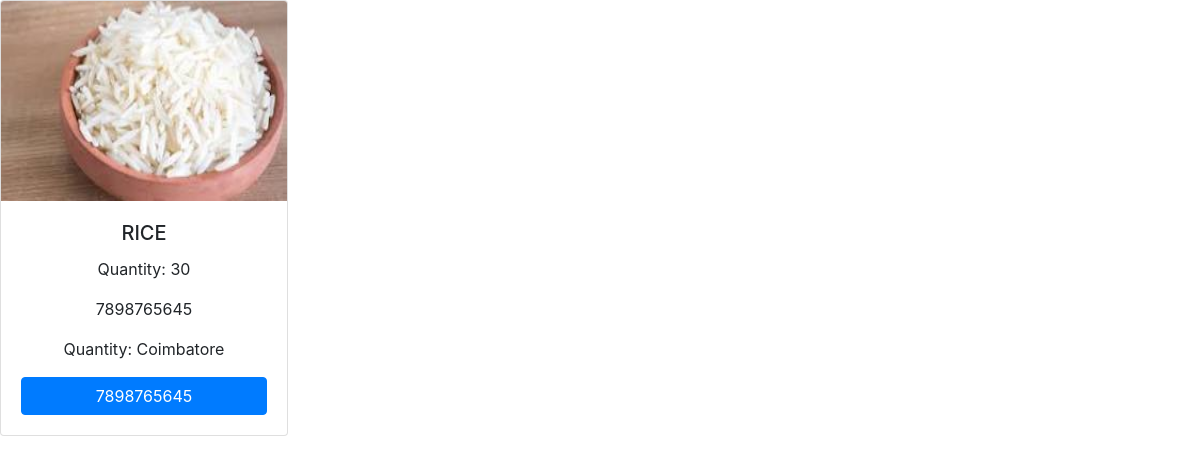
/buycategory/cookedfood/, run on the app's committed database.
### food/models.py (models this page shows)
class FoodSharing(models.Model):
    fname=models.CharField(max_length=100)
    foodname=models.CharField(max_length=100)
    mobile=models.CharField(max_length=100)
    location=models.CharField(max_length=100)
    quantity=models.CharField(max_length=100)
    foodtype=models.CharField(max_length=20,blank=True,null=True)

### food/views.py (the view)
# urls.py: path('buycategory/cookedfood/', views.cookedfood,name='cookedfood'),
def cookedfood(request):
    food_details=FoodSharing.objects.all().filter(foodtype='cooked')
    return render(request,'cookedfood.html',{'fooddetails':food_details})

### food/templates/cookedfood.html (shortened to what this page needs)
<!DOCTYPE html>
<html lang="en">
    {% load static %}
<head>
    <link rel="stylesheet" href="https://cdn.jsdelivr.net/npm/bootstrap@4.6.2/dist/css/bootstrap.min.css">
</head>
<body>
    <div class="row">
        {% for i in fooddetails %}
            <div class="col-lg-4 col-md-4 col-sm4-12 col-xs-12">
                <div class="card" style="width: 18rem;">
                    {% if i.foodname == 'Rice' %}
                        <img class="card-img-top" src="{% static 'images/rice.jpeg' %}" alt="Card image cap" height="200">
                    {% elif i.foodname == 'Briyani' %}
                        <img class="card-img-top" src="{% static 'images/briyani.jpeg' %}" alt="Card image cap" height="200">
                    {% elif i.foodname == 'sambar rice' %}
                        <img class="card-img-top" src="{% static 'images/briyani.jpeg' %}" alt="Card image cap" height="200">
                    {% endif %}
                    <div class="card-body">
                      <h5 class="card-title text-center text-uppercase">{{i.foodname}}</h5>
                      <p class="card-text text-center">Quantity: {{i.quantity}}</p>
                      <p class="card-text text-center" id="mobile">{{i.mobile}}</p>
                      <p class="card-text text-center">Quantity: {{i.location}}</p>
                      <a href="tel:{{i.mobile}}" class="btn btn-primary btn-block">{{i.mobile}}</a>
                    </div>
                  </div>
            </div>
        {% endfor %}
      </div>
</body>
</html>

### data on the page
FoodSharing: foodname "RICE", quantity "30", mobile "7898765645", location "Coimbatore"
